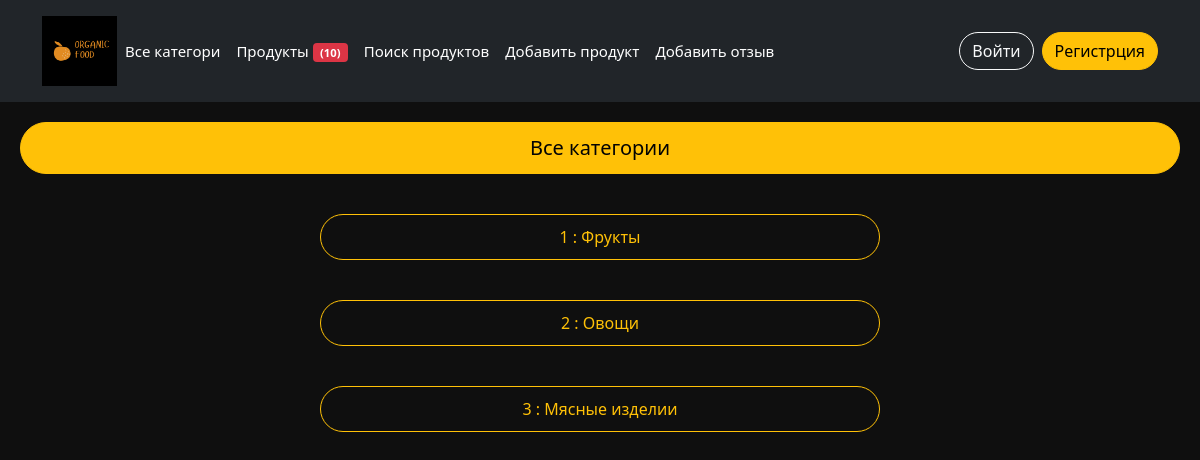
The page / on the database its author committed.
### first_app/models.py (models this page shows, shortened)
class Category(models.Model):
    class Meta:
        verbose_name = 'Категория'
        verbose_name_plural = 'Каегории'
    name = models.CharField(max_length=200, verbose_name='Название', blank=False)

### first_app/views.py (the view)
# urls.py: path('', views.index),
def index(request):
    print(request.user)
    categories = Category.objects.all()
    data = {
        'title': 'Все категории',
        'categories': categories
    }
    return render(request, 'index.html', context=data)

### templates/index.html
{% extends 'layout.html' %}
{% block content %}
    <div class="d-grid gap-2">
        <h1 class="btn btn-primary btn-lg"> {{ title }}</h1>
    </div>
    {% for category in categories %}
        <div class="d-grid gap-2 col-6 mx-auto">
            <a class="btn btn-outline-warning" href="/category/{{ category.id }}/">{{ category.id }}
                : {{ category.name }}</a>
        </div>
    {% endfor %}
{% endblock %}

### static/CSS/index.css (style rules this page uses)
body { font-size: 13px; background: rgba(0, 0, 0, 0.94); color: #ffffff; }
.btn-outline-warning { border-radius: 40px; margin: 20px; padding: 10px; }
.btn-primary { border-radius: 40px; margin: 20px; padding: 10px; color: #030303; background-color: #ffc107; border-color: #ffc107; }

### rows shown on the page
Category: id "1", name "Фрукты"
Category: id "2", name "Овощи"
Category: id "3", name "Мясные изделии"

### other values the page prints
{{ title }} "Все категории"
